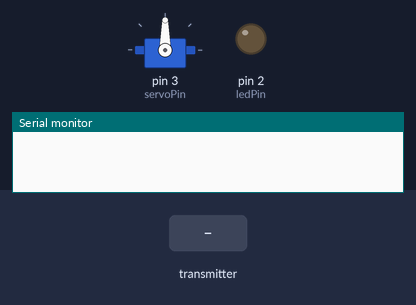
The sketch below on a simulated Arduino Uno, built with avr-gcc and run on an emulated ATmega328P. Parts: servo, output pins drawn as LEDs (lit = HIGH), the last lines printed to the serial monitor. The test bench sets the inputs (shaded band). No radio packets arrive unless stated.

Above: at 1.2 s.
1.3 s: the transmitter starts sending state = 0
At 1.7 s:
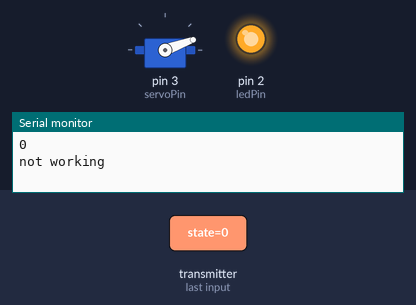
4.3 s: the transmitter starts sending state = 1
At 5.1 s:
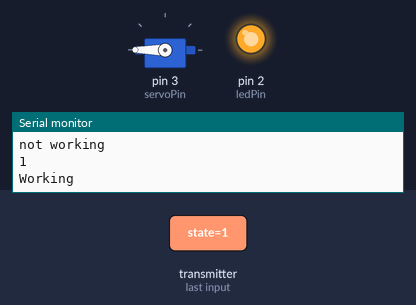
Timing chart, 0 to 7.3 s (numbered marks = the images above; inputs shaded):
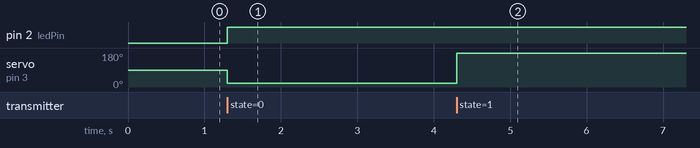

Measured:
- after the input at 1.3 s, pin 2 (ledPin): LOW → HIGH at once; servo on pin 3 (servoPin): 90° → 20° at once
- after the input at 4.3 s, servo on pin 3 (servoPin): 20° → 180° at once

The sketch:

ReceiverCode.ino
```cpp
#include <Servo.h>
#include <SPI.h>
#include <nRF24L01.h>
#include <RF24.h>

RF24 radio(7, 8); // CE, CSN
const byte address[6] = "00001"; //radio address
Servo servo; // names servo
const int servoPin = 3; //sets servo pin to a const int (won't change)
const int ledPin = 2; //sets LED pin


void setup() {
  Serial.begin(9600);
  radio.begin();
  pinMode (ledPin, OUTPUT); //sets LED pin to output
  radio.openReadingPipe(0, address); //turns on ability to receive signals
  radio.setPALevel(RF24_PA_MIN); //?
  radio.startListening(); //turns on listening for signals function
  servo.attach(servoPin); //sets up servo to pin 3
}
void loop() {
  if (radio.available()) {
    boolean state; //?
    radio.read(&state, sizeof(state));
    /* & returns the address (physical location) of a variable. Here, &state returns the location of state.
       * sizeof is an operator (+, -, *, /, %, OR, AND, XOR, etc) that returns the size in bytes of something */
    Serial.println(state);

    if (state == 1) {
      digitalWrite (ledPin, HIGH); //turn on LED
      Serial.println("Working");
      servo.write(180);
      delay (1000);
      digitalWrite(ledPin, LOW); //turn off LED after 1 sec
    }
    else{
      servo.write(20);
      Serial.println("not working"); //r u sure its not working on this else?? cuz im not

      digitalWrite(ledPin, HIGH);
      delay(1000);
      digitalWrite(ledPin, LOW);
    }
  }
}
```
